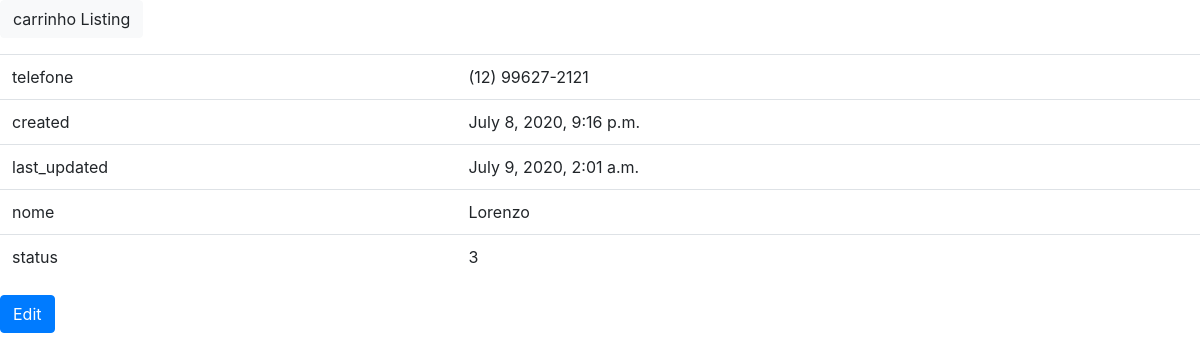
/pedidos/pedidos/carrinho/detail/6/, run on the app's committed database.
### Manada/pedidos/models.py (models this page shows, shortened)
class carrinho(models.Model):
    statusDoCarrinho = [("0","Pedido não-concluido pelo cliente"),("1","Pedido enviado ao restaurante"),("2","Pedido em preparo"),("3","Pedido concluido")]
    telefone = models.CharField(max_length=30)
    created = models.DateTimeField(auto_now_add=True, editable=False)
    last_updated = models.DateTimeField(auto_now=True, editable=False)
    nome = models.CharField(max_length=50)
    status = models.CharField(max_length=30, choices = statusDoCarrinho, default="0")
    class Meta:
        pass
    def get_update_url(self):
        return reverse("pedidos_carrinho_update", args=(self.pk,))

### Manada/pedidos/views.py (the view)
# urls.py: path("pedidos/carrinho/detail/<int:pk>/", views.carrinhoDetailView.as_view(), name="pedidos_carrinho_detail"),
class carrinhoDetailView(generic.DetailView):
    model = models.carrinho
    form_class = forms.carrinhoForm

### Manada/templates/pedidos/carrinho_detail.html
{% extends "base.html" %}
{% load static %}
{% block content %}
<p>
    <a class="btn btn-light" href="{% url 'pedidos_carrinho_list' %}">
    carrinho Listing
    </a>
</p>
<table class="table">
    <tr><td>telefone</td><td>{{ object.telefone }}</td></tr>
    <tr><td>created</td><td>{{ object.created }}</td></tr>
    <tr><td>last_updated</td><td>{{ object.last_updated }}</td></tr>
    <tr><td>nome</td><td>{{ object.nome }}</td></tr>
    <tr><td>status</td><td>{{ object.status }}</td></tr>
</table>
<a class="btn btn-primary" href="{{object.get_update_url}}">Edit</a>
{% endblock %}

### data on the page
carrinho: telefone "(12) 99627-2121", created "July 8, 2020, 9:16 p.m.", last_updated "July 9, 2020, 2:01 a.m.", nome "Lorenzo", status "3"
